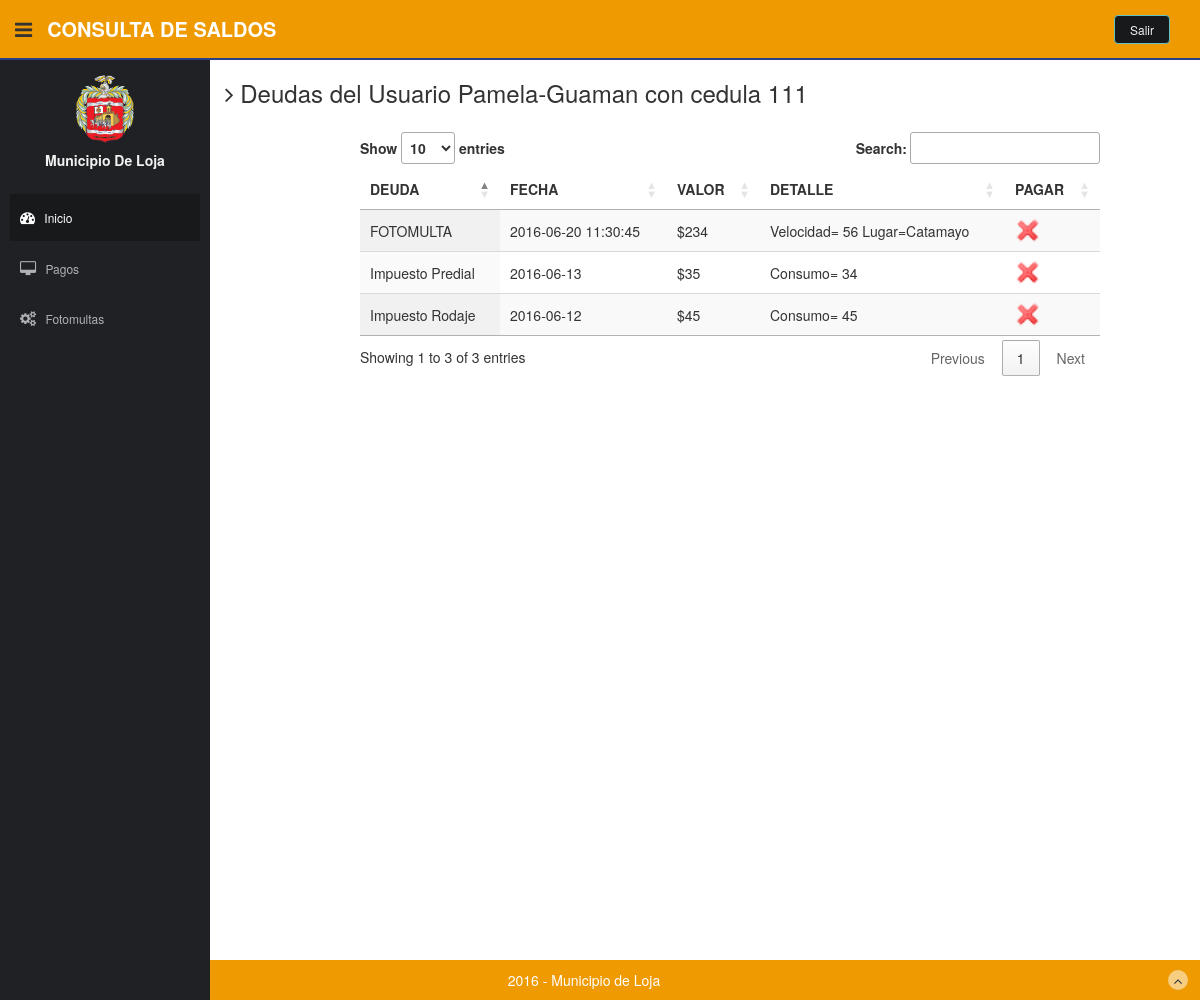
Screenshot of /municipio/public_html/persona_lista_deudas.php?id=1&cedula=111&nombres=Pamela-Guaman with the database file from the repository.
### tables this page shows
CREATE TABLE IF NOT EXISTS `servicios_usuarios` (
  `id_ser_usuar` int(11) NOT NULL AUTO_INCREMENT,
  `id_servicio` int(11) NOT NULL,
  `id_usuario` int(11) NOT NULL,
  `consumo` double DEFAULT NULL,
  `estado` varchar(45) DEFAULT NULL,
  `fecha` date DEFAULT NULL,
  `direccion` varchar(150) DEFAULT NULL,
  `valorpagar` double DEFAULT NULL,
  PRIMARY KEY (`id_ser_usuar`),
  KEY `fk_SERVICIOS_has_USUARIOS_USUARIOS1_idx` (`id_usuario`),
  KEY `fk_SERVICIOS_has_USUARIOS_SERVICIOS1_idx` (`id_servicio`)
);

CREATE TABLE IF NOT EXISTS `tipo_servicio` (
  `id_servicio` int(11) NOT NULL AUTO_INCREMENT,
  `servicio` varchar(45) DEFAULT NULL,
  PRIMARY KEY (`id_servicio`)
);

CREATE TABLE IF NOT EXISTS `fotomultas_usuarios` (
  `id_foto_usuar` int(11) NOT NULL AUTO_INCREMENT,
  `FOTOMULTAS_id_fotomulta` int(11) NOT NULL,
  `USUARIOS_id_usuario` int(11) NOT NULL,
  `fecha` date DEFAULT NULL,
  `hora` time DEFAULT NULL,
  `lugar` varchar(150) DEFAULT NULL,
  `velocidad` int(11) DEFAULT NULL,
  `valorpagar` double DEFAULT NULL,
  `estado` varchar(10) DEFAULT NULL,
  PRIMARY KEY (`id_foto_usuar`),
  KEY `fk_FOTOMULTAS_has_USUARIOS_USUARIOS1_idx` (`USUARIOS_id_usuario`),
  KEY `fk_FOTOMULTAS_has_USUARIOS_FOTOMULTAS1_idx` (`FOTOMULTAS_id_fotomulta`)
);

### municipio/resources/config.php (called while the page is built, shortened)
<?php
	include("library/class_mysql.php");
	$url_site= "http://127.0.0.1/web_municipio/municipio/";
 ?>

### municipio/resources/library/class_mysql.php (the view, shortened to what this page needs)
<?php
	if (!class_exists('DB_mysql')){
		class DB_mysql{
			var $Servidor;
			var $Usuario;
			var $Clave;
			var $Conexion_ID=0;
			var $Consulta_ID=0;
			function DB_mysql($db="", $host="", $user="", $pass=""){
				$this->Servidor=$host;
				$this->Usuario=$user;
				$this->Clave=$pass;
			}
			function conectar($db,$host,$user,$pass){
				if ($host!="")$this->Servidor=$host;
				if ($user!="")$this->Usuario=$user;
				$this->Conexion_ID=@mysql_connect($this->Servidor,$this->Usuario,$this->Clave);
				return $this->Conexion_ID;
			}
			function consulta ($sql=""){
				$this->Consulta_ID=mysql_query($sql,$this->Conexion_ID);
				return $this->Consulta_ID;
			}
			function numcampos(){
				return mysql_num_fields($this->Consulta_ID);
			}
			function nombrecampo($numcampos){
				return mysql_field_name($this->Consulta_ID,$numcampos);
			}
		function lista_deudas_encabezado_secretaria(){
				echo "<table  id='ver_usuarios'  class='table-responsive display' cellspacing='0' width='100%'>";
				echo "<thead><tr>";
				for ($i=0; $i < $this->numcampos(); $i++) {
					echo "<th> <strong>". strtoupper($this->nombrecampo($i))."</strong></th>";
				}
				echo "</tr></thead><tbody>";
			}
		function lista_fotomulta_deuda_secretaria(){
				$codigo="";
				while ( $row = mysql_fetch_array($this->Consulta_ID)) {
					echo "<tr>";
					echo "<td>FOTOMULTA</td>";
					$codigo=$codigo."Fotomulta";
					for ($i=0; $i < $this->numcampos()-1; $i++) {
							echo "<td>".$row[$i]."</td>";
							$codigo=$codigo."  ".$row[$i];
					}
					echo "<td> 	<a href=../resources/library/secre_pagar_servicio.php?id=".$row[3]."&serv=2><img title=Pagar src=img/cross.png width=25></a></td>";
						$codigo=$codigo."  ========";
					echo "</tr>";
				}
				return $codigo;
			}
			function lista_servicios_deuda_secretaria(){
				$codigo="";
				while ( $row = mysql_fetch_array($this->Consulta_ID)) {
					echo "<tr>";
						for ($i=0; $i < $this->numcampos()-1; $i++) {
							 echo "<td>".$row[$i]."</td>";
							 $codigo=$codigo."  ".$row[$i];
						}
					echo "<td> 	<a href=../resources/library/secre_pagar_servicio.php?id=".$row[4]."&serv=1><img title=Pagar src=img/cross.png width=25></a></td>";
						$codigo=$codigo."  ========";
					echo "</tr>";
				}
				return $codigo;
			}
		}
	}
 ?>

### municipio/public_html/persona_lista_deudas.php (shortened to what this page needs)
<?php include("../resources/config.php");?>
<!DOCTYPE html>
<html lang="en">
  <head>
    <link href="css/bootstrap.css" rel="stylesheet">
    <link href="font-awesome/css/font-awesome.css" rel="stylesheet" />
    <link href="css/style.css" rel="stylesheet">
    <link href="css/style-responsive.css" rel="stylesheet">
    <link rel="stylesheet" href="https://maxcdn.bootstrapcdn.com/bootstrap/3.3.6/css/bootstrap.min.css">
    <link href="http://netdna.bootstrapcdn.com/twitter-bootstrap/2.2.2/css/bootstrap-combined.min.css" rel="stylesheet">
    <link rel="stylesheet" type="text/css" href="//cdn.datatables.net/1.10.12/css/jquery.dataTables.css">
    <link rel="stylesheet" type="text/css" media="screen"href="http://tarruda.github.com/bootstrap-datetimepicker/assets/css/bootstrap-datetimepicker.min.css">
  </head>
  <body>
  <section id="container" >
      <?php include("../resources/template/header.php");?>
    <?php include("../resources/template/sidebar1.php");?>
      <section id="main-content">
    <section class="wrapper site-min-height">
            <h3><i class="fa fa-angle-right"></i> Deudas del Usuario <?php echo $_GET['nombres'] ?> con cedula <?php echo $_GET['cedula'] ?></h3>
              <section id="po">
            <div class="row mt">
              <div class="col-lg-12">
                <div class="row">
                   <?php
                      $miconexion->consulta("SELECT t_s.servicio as DEUDA, s_u.fecha, CONCAT ('$', s_u.valorpagar) as Valor, CONCAT ('Consumo= ', s_u.consumo) as Detalle, s_u.id_ser_usuar as pagar FROM servicios_usuarios as s_u
                        INNER JOIN servicios as ser ON s_u.id_servicio=ser.id_servicio
                        INNER JOIN tipo_servicio as t_s ON ser.id_tipo_servicio= t_s.id_servicio
                        WHERE id_usuario='$_GET[id]' and estado='PENDIENTE'
                        order by fecha");
                      $miconexion->lista_deudas_encabezado_secretaria();
                      $sin_deudas=$miconexion->lista_servicios_deuda_secretaria();
                      $miconexion->consulta("SELECT CONCAT (fecha, ' ', hora) as fecha,  CONCAT ('$', valorpagar) as Valor, CONCAT ('Velocidad= ', velocidad, ' Lugar=', lugar) as Detalle, id_foto_usuar as pagar  FROM fotomultas_usuarios WHERE USUARIOS_id_usuario='$_GET[id]' and estado='PENDIENTE' order by fecha");
                      $sin_deudas=$miconexion->lista_fotomulta_deuda_secretaria();
                      echo " </tbody>
                          </table>";
                     ?>
                </div>
              </div>
            </div>
            </section>
    </section>
      </section>
      <footer class="site-footer">
          <div class="text-center">
              2016 - Municipio de Loja
              <a href="blank.html#" class="go-top">
                  <i class="fa fa-angle-up"></i>
              </a>
          </div>
      </footer>
  </section>
  </body>
</html>

### municipio/resources/template/header.php (shortened to what this page needs)
<header class="header black-bg">
              <div class="sidebar-toggle-box">
                  <div class="fa fa-bars tooltips" data-placement="right" data-original-title="Toggle Navigation"></div>
              </div>
            <a href="index.html" class="logo"><b>CONSULTA DE SALDOS</b></a>
            <div class="top-menu">
            	<ul class="nav pull-right top-menu">
                    <li><a class="logout" href="<?php echo $url_site;?>resources/library/salir.php">Salir</a></li>
            	</ul>
            </div>
        </header>

### municipio/resources/template/sidebar1.php (shortened to what this page needs)
<aside>
          <div id='sidebar'  class='nav-collapse '>
              <ul class='sidebar-menu' id='nav-accordion'>
              	  <p class='centered'><a href='profile.html'><img src='img/escudo.png' class='img-circle' width='60'></a></p>
              	   <?php
                 echo " <h5 class='centered'>Municipio De Loja</h5>";
                  if (@$_SESSION['id']==1) {
                  echo "<li class='mt'>
                      <a class='active' href='admin.php'>
                          <i class='fa fa-dashboard'></i>
                          <span>Inicio</span>
                      </a>
                  </li>
                  <li class='sub-menu'>
                      <a href='javascript:;' >
                          <i class='fa fa-book'></i>
                          <span>Registro</span>
                      </a>
                      <ul class='sub'>
                          <li><a href='$url_site/public_html/personas_deudas.php'>Listar</a></li>
                          <li><a href='$url_site/public_html/ingresarPersona.php'>Ingresar</a></li>
                          <li><a href='$url_site/public_html/ingresarCuenta.php'>Crear Cuentas</a></li>
                      </ul>
                  </li>
                   <li class='sub-menu'>
                      <a href='javascript:;'>
                          <i class='fa fa-desktop'></i>
                          <span>Servicios</span>
                      </a>
                      <ul class='sub'>
                          <li><a href='$url_site/public_html/menuServicios.php'>Variables del sistema</a></li>
                          <li><a href='$url_site/public_html/ingresarImpPredial.php'>Impuesto Predial</a></li>
                          <li><a href='$url_site/public_html/ingresarImpRodaje.php'>Impuesto Rodaje</a></li>
                          <li><a href='$url_site/public_html/ingresarAgua.php'>Agua</a></li>
                          <li><a href='$url_site/public_html/ingresarPatentes.php'>Patentes</a></li>
                          <li><a href='$url_site/public_html/ingresarFotoMulta.php'>Fotomultas</a></li>
                      </ul>
                  </li>";
                }else{
                  echo " <li class='mt'>
                      <a class='active' href='index.html'>
                          <i class='fa fa-dashboard'></i>
                          <span>Inicio</span>
                      </a>
                  </li>
                  <li class='sub-menu'>
                      <a href='javascript:;' >
                          <i class='fa fa-desktop'></i>
                          <span>Pagos</span>
                      </a>
                      <ul class='sub'>
                          <li><a href='$url_site/public_html/personas_deudas.php'>Listar</a></li>
                      </ul>
                  </li>
                  <li class='sub-menu'>
                      <a href='javascript:;' >
                          <i class='fa fa-cogs'></i>
                          <span>Fotomultas</span>
                      </a>
                      <ul class='sub'>
                          <li><a  href='$url_site/public_html/ingresarFotoMulta.php'>Ingresar</a></li>
                      </ul>
                  </li>";
                }
                  ?>
                </ul>
          </div>
      </aside>

### municipio/public_html/css/style.css (style rules this page uses)
body { color: #18191b; background: #f2f2f2; font-family: 'Ruda', sans-serif; padding: 0px !important; margin: 0px !important; font-size:13px; }
div.row { width: 100%; align:center; }
section#po { padding-left: 150px; padding-right: 50px; }
ul li { list-style: none; }
a, a:hover, a:focus { text-decoration: none; outline: none; }
#container { width: 100%; height: 100%; }
.centered { text-align: center; }
.mt { margin-top: 25px; }
ul.top-menu > li > .logout { color: #f2f2f2; font-size: 12px; border-radius: 4px; -webkit-border-radius: 4px; border: 1px solid #64c3c2 !important; padding: 5px 15px; margin-right: 15px; background: #18191b; margin-top: 15px; }
#sidebar { width: 210px; height: 100%; position: fixed; background: #1f2124; }
#sidebar h5 { color: #f2f2f2; font-weight: 700; }
#sidebar ul li { position: relative; }
ul.sidebar-menu , ul.sidebar-menu li ul.sub { margin: -2px 0 0; padding: 0; }
ul.sidebar-menu { margin-top: 75px; }
ul.sidebar-menu li { margin-bottom: 5px; margin-left:10px; margin-right:10px; }
ul.sidebar-menu li.sub-menu { line-height: 15px; }
ul.sidebar-menu li a span { display: inline-block; }
ul.sidebar-menu li a { color: #aeb2b7; text-decoration: none; display: block; padding: 15px 0 15px 10px; font-size: 12px; outline: none; -webkit-transition: all 0.3s ease; -moz-transition: all 0.3s ease; -o-transition: all 0.3s ease; -ms-transition: all 0.3s ease; transition: all 0.3s ease; }
ul.sidebar-menu li a.active, ul.sidebar-menu li a:hover, ul.sidebar-menu li a:focus { background: #18191b; color: #fff; display: block; -webkit-transition: all 0.3s ease; -moz-transition: all 0.3s ease; -o-transition: all 0.3s ease; -ms-transition: all 0.3s ease; transition: all 0.3s ease; }
ul.sidebar-menu li a i { font-size: 15px; padding-right: 6px; }
ul.sidebar-menu li a.active i { color: #fff; }
#main-content { margin-left: 210px; }
.header, .footer { min-height: 60px; padding: 0 15px; }
.header { position: fixed; left: 0; right: 0; z-index: 1002; }
.black-bg { background: #ee9a00; border-bottom: 2px solid #27408b ; }
.wrapper { display: inline-block; margin-top: 60px; padding-left: 15px; padding-right: 5px; padding-bottom: 15px; padding-top: 0px; width: 100%; }
a.logo { font-size: 20px; color: #ffffff; float: left; margin-top: 15px; text-transform: uppercase; }
a.logo b { font-weight: 900; }
#top_menu .nav > li, ul.top-menu > li { float: left; }
ul.top-menu > li > a { color: #666666; font-size: 16px; border-radius: 4px; -webkit-border-radius: 4px; border:1px solid #666666 !important; padding: 2px 6px; margin-right: 15px; }
.sidebar-toggle-box { float: left; padding-right: 15px; margin-top: 20px; }
.sidebar-toggle-box .fa-bars { cursor: pointer; display: inline-block; font-size: 20px; }
.site-footer { background: #ee9a00; color: #fff; padding: 10px 0; }
.go-top { margin-right: 1%; float: right; background: rgba(255,255,255,.5); width: 20px; height: 20px; border-radius: 50%; -webkit-border-radius: 50%; }
.go-top i { color: #2A3542; }
.site-min-height { min-height: 900px; }

### rows the page displays
servicios_usuarios: tipo_servicio.servicio "Impuesto Rodaje", fecha "2016-06-12", i "$45", i "Consumo= 45"
servicios_usuarios: tipo_servicio.servicio "Impuesto Predial", fecha "2016-06-13", i "$35", i "Consumo= 34"
fotomultas_usuarios: i "2016-06-20 11:30:45", i "$234", i "Velocidad= 56 Lugar=Catamayo"

### other values shown
$_GET['nombres'] "Pamela-Guaman"
$_GET['cedula'] "111"
$this->nombrecampo($i) "DEUDA"
$this->nombrecampo($i) "FECHA"
$this->nombrecampo($i) "VALOR"
$this->nombrecampo($i) "DETALLE"
$this->nombrecampo($i) "PAGAR"
